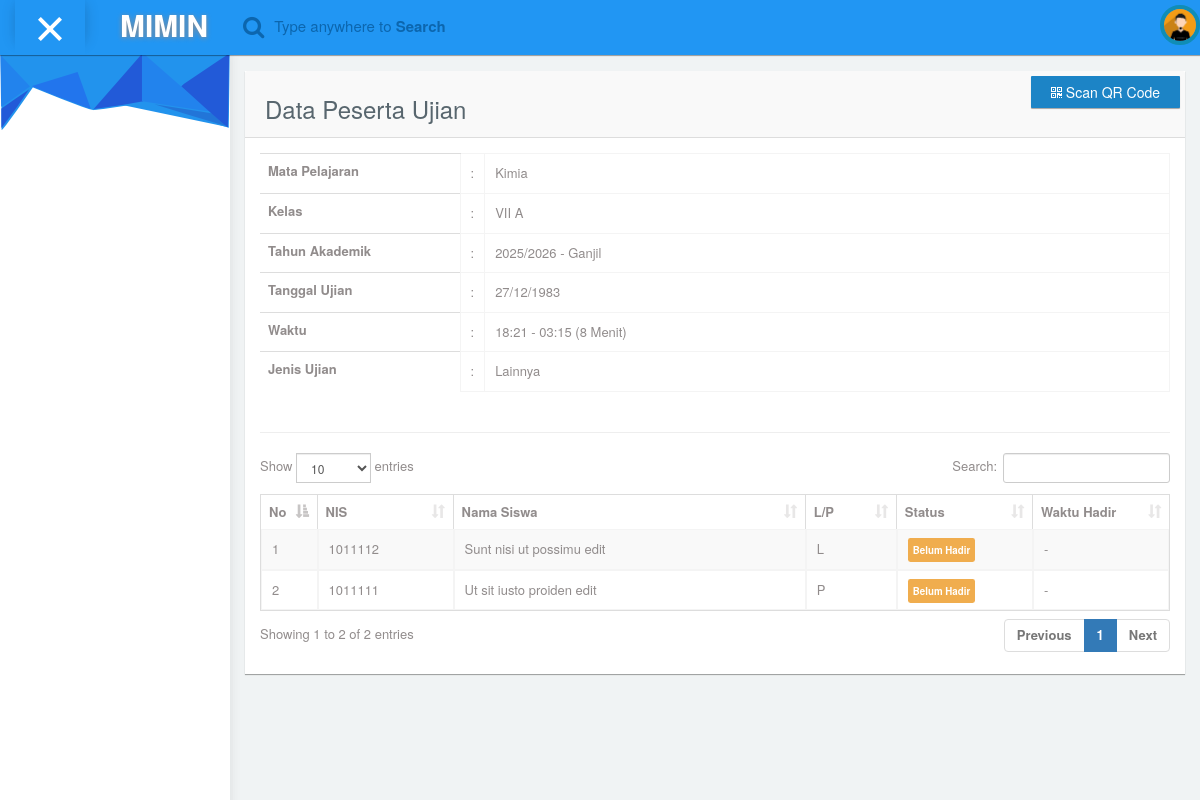
The app's page /ujianonline/absensi/4, older data.
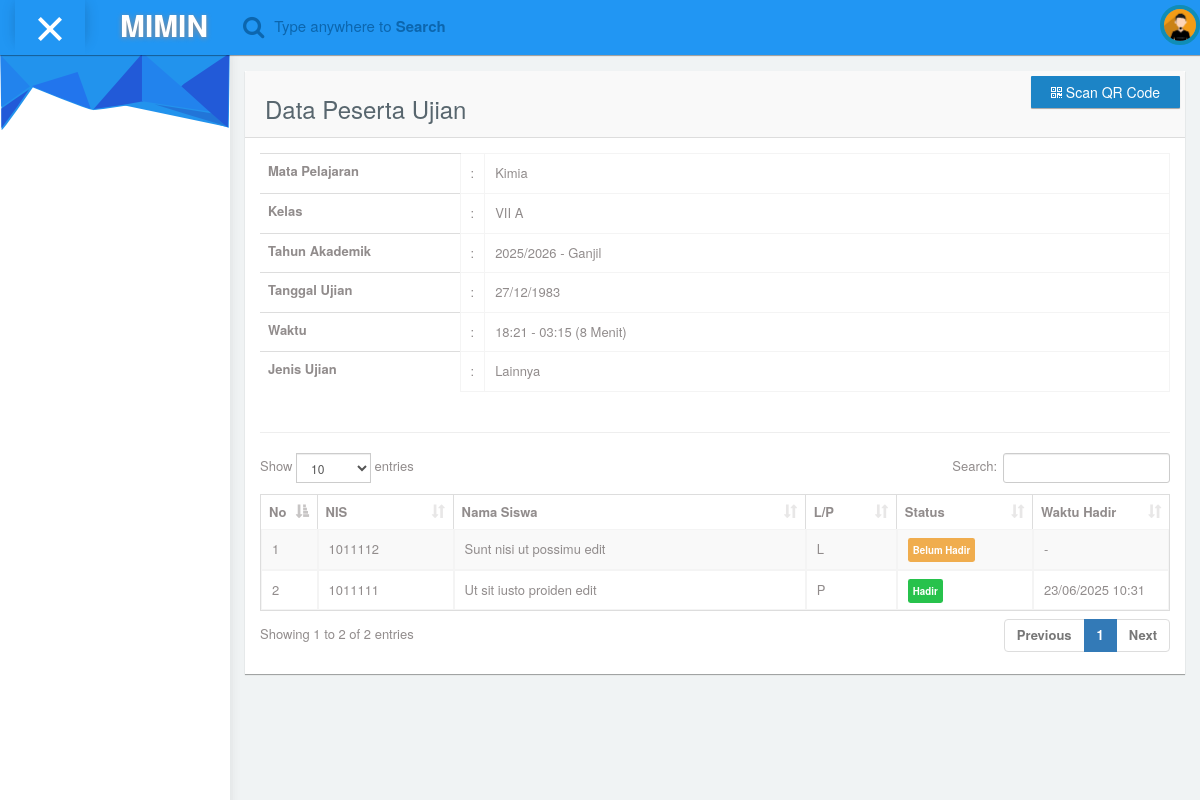
The same page, newer data.
### tables this page shows
CREATE TABLE IF NOT EXISTS `tb_jadwal_ujian` (
  `id` int NOT NULL AUTO_INCREMENT,
  `matapelajaran_id` int NOT NULL,
  `kelasrombel_id` int NOT NULL,
  `tanggal_ujian` date NOT NULL,
  `jam_mulai` time NOT NULL,
  `jam_selesai` time NOT NULL,
  `lama_ujian` int NOT NULL COMMENT 'dalam menit',
  `jenis_ujian` varchar(50) NOT NULL,
  `banksoal_id` int DEFAULT NULL,
  PRIMARY KEY (`id`)
);

CREATE TABLE IF NOT EXISTS `tb_matapelajaran` (
  `id` int NOT NULL AUTO_INCREMENT,
  `kode_matapelajaran` varchar(20) NOT NULL,
  `nama_matapelajaran` varchar(100) NOT NULL,
  `keterangan` text,
  PRIMARY KEY (`id`)
);

CREATE TABLE IF NOT EXISTS `tb_kelas` (
  `id` int NOT NULL AUTO_INCREMENT,
  `nama_kelas` varchar(100) NOT NULL,
  `keterangan` text,
  PRIMARY KEY (`id`)
);

CREATE TABLE IF NOT EXISTS `tb_tahunakademik` (
  `id` int NOT NULL AUTO_INCREMENT,
  `tahun` varchar(9) NOT NULL,
  `semester` enum('Ganjil','Genap') NOT NULL,
  `status` enum('Aktif','Nonaktif') NOT NULL,
  PRIMARY KEY (`id`)
);

CREATE TABLE IF NOT EXISTS `tb_siswa` (
  `id` int NOT NULL AUTO_INCREMENT,
  `nama` varchar(100) NOT NULL,
  `nis` varchar(30) NOT NULL,
  `tempat_lahir` varchar(100) NOT NULL,
  `tanggal_lahir` date NOT NULL,
  `jenis_kelamin` enum('L','P') NOT NULL,
  `alamat` text,
  `email` varchar(100) NOT NULL,
  `password` varchar(255) NOT NULL,
  `no_hp` varchar(20) DEFAULT NULL,
  `nama_ibu` varchar(100) DEFAULT NULL,
  `nama_ayah` varchar(100) DEFAULT NULL,
  `pekerjaan_ibu` varchar(100) DEFAULT NULL,
  `pekerjaan_ayah` varchar(100) DEFAULT NULL,
  `tahun_masuk` varchar(10) DEFAULT NULL,
  PRIMARY KEY (`id`),
  UNIQUE KEY `nis` (`nis`)
);

CREATE TABLE IF NOT EXISTS `tb_presensi_ujian` (
  `id` int NOT NULL AUTO_INCREMENT,
  `jadwal_ujian_id` int NOT NULL,
  `siswa_id` int NOT NULL,
  `waktu_hadir` datetime NOT NULL,
  PRIMARY KEY (`id`),
  KEY `jadwal_ujian_id` (`jadwal_ujian_id`),
  KEY `siswa_id` (`siswa_id`),
  CONSTRAINT `tb_presensi_ujian_ibfk_1` FOREIGN KEY (`jadwal_ujian_id`) REFERENCES `tb_jadwal_ujian` (`id`) ON DELETE CASCADE ON UPDATE CASCADE,
  CONSTRAINT `tb_presensi_ujian_ibfk_2` FOREIGN KEY (`siswa_id`) REFERENCES `tb_siswa` (`id`) ON DELETE CASCADE ON UPDATE CASCADE
);

### application/views/template_miminium/wrapper.php (called while the page is built)
<?php
    include 'header.php';
    include 'sidebar.php';
    include 'navbar.php';
	include 'content.php';
	include 'footer.php';
?>

### application/controllers/Ujianonline.php (called while the page is built, shortened)
<?php
class Ujianonline extends CI_Controller {
    public $db;
    public function __construct() {
        $this->load->database();
        $this->load->helper('url');
    }
    public function absensi($jadwal_ujian_id) {
        $data = array(
            'page' => 'admin/ujianonline/absensi',
            'script' => 'admin/ujianonline/script',
            'link' => 'ujianonline'
        );
        $data['jadwal'] = $this->db->query("
            SELECT
                ju.*,
                mp.nama_matapelajaran,
                kr.id as kelasrombel_id,
                k.nama_kelas,
                ta.tahun,
                ta.semester
            FROM tb_jadwal_ujian ju
            JOIN tb_matapelajaran mp ON ju.matapelajaran_id = mp.id
            JOIN tb_kelasrombel kr ON ju.kelasrombel_id = kr.id
            JOIN tb_kelas k ON kr.kelas_id = k.id
            JOIN tb_tahunakademik ta ON kr.tahunakademik_id = ta.id
            WHERE ju.id = ?
        ", array($jadwal_ujian_id))->row();
        $data['siswa'] = $this->db->query("
            SELECT
                s.*,
                p.waktu_hadir
            FROM tb_siswa s
            JOIN tb_kelassiswa ks ON s.id = ks.siswa_id
            LEFT JOIN tb_presensi_ujian p ON p.siswa_id = s.id AND p.jadwal_ujian_id = ?
            WHERE ks.kelasrombel_id = ?
            ORDER BY s.nama ASC
        ", array($jadwal_ujian_id, $data['jadwal']->kelasrombel_id))->result();
        $this->load->view('template_miminium/wrapper', $data);
    }
}

### index.php (called while the page is built, shortened)
<?php
require_once BASEPATH.'core/CodeIgniter.php';

### application/views/template_miminium/content.php (called while the page is built)
<?php
    $this->load->view($page);
?>

### application/views/admin/ujianonline/absensi.php (the view, shortened to what this page needs)
<div id="content">
    <div class="col-md-12 top-20 padding-0">
        <div class="col-md-12">
            <div class="panel">
                <div class="panel-heading">
                    <div class="row">
                        <div class="col-md-6">
                            <h3>Data Peserta Ujian</h3>
                        </div>
                        <div class="col-md-6 text-right">
                            <button type="button" class="btn btn-primary" data-toggle="modal" data-target="#scanModal">
                                <i class="fa fa-qrcode"></i> Scan QR Code
                            </button>
                        </div>
                    </div>
                </div>
                <div class="panel-body">
                    <div class="row">
                        <div class="col-md-12">
                            <table class="table">
                                <tr>
                                    <th width="200">Mata Pelajaran</th>
                                    <td width="10">:</td>
                                    <td><?= $jadwal->nama_matapelajaran ?></td>
                                </tr>
                                <tr>
                                    <th>Kelas</th>
                                    <td>:</td>
                                    <td><?= $jadwal->nama_kelas ?></td>
                                </tr>
                                <tr>
                                    <th>Tahun Akademik</th>
                                    <td>:</td>
                                    <td><?= $jadwal->tahun ?> - <?= $jadwal->semester ?></td>
                                </tr>
                                <tr>
                                    <th>Tanggal Ujian</th>
                                    <td>:</td>
                                    <td><?= date('d/m/Y', strtotime($jadwal->tanggal_ujian)) ?></td>
                                </tr>
                                <tr>
                                    <th>Waktu</th>
                                    <td>:</td>
                                    <td><?= date('H:i', strtotime($jadwal->jam_mulai)) ?> - <?= date('H:i', strtotime($jadwal->jam_selesai)) ?> (<?= $jadwal->lama_ujian ?> Menit)</td>
                                </tr>
                                <tr>
                                    <th>Jenis Ujian</th>
                                    <td>:</td>
                                    <td><?= $jadwal->jenis_ujian ?></td>
                                </tr>
                            </table>
                        </div>
                    </div>
                    <hr>
                    <div class="responsive-table">
                        <table id="datatables-example" class="table table-striped table-bordered" width="100%" cellspacing="0">
                            <thead>
                                <tr>
                                    <th width="5%">No</th>
                                    <th width="15%">NIS</th>
                                    <th>Nama Siswa</th>
                                    <th width="10%">L/P</th>
                                    <th width="15%">Status</th>
                                    <th width="15%">Waktu Hadir</th>
                                </tr>
                            </thead>
                            <tbody>
                                <?php
                                $no = 1;
                                foreach ($siswa as $row):
                                ?>
                                    <tr id="siswa-<?= $row->id ?>">
                                        <td><?= $no++ ?></td>
                                        <td><?= $row->nis ?></td>
                                        <td><?= $row->nama ?></td>
                                        <td><?= $row->jenis_kelamin ?></td>
                                        <td>
                                            <?php if ($row->waktu_hadir): ?>
                                                <span class="label label-success">Hadir</span>
                                            <?php else: ?>
                                                <span class="label label-warning">Belum Hadir</span>
                                            <?php endif; ?>
                                        </td>
                                        <td>
                                            <?php if ($row->waktu_hadir): ?>
                                                <?= date('d/m/Y H:i', strtotime($row->waktu_hadir)) ?>
                                            <?php else: ?>
                                                -
                                            <?php endif; ?>
                                        </td>
                                    </tr>
                                <?php endforeach; ?>
                            </tbody>
                        </table>
                    </div>
                </div>
            </div>
        </div>
    </div>
</div>

### application/views/template_miminium/header.php (shortened to what this page needs)
<!DOCTYPE html>
<html lang="en">
<head>
    <link rel="stylesheet" type="text/css" href="<?=base_url()?>assets_miminium/css/bootstrap.min.css">
      <link rel="stylesheet" type="text/css" href="<?=base_url()?>assets_miminium/css/plugins/font-awesome.min.css"/>
      <link rel="stylesheet" type="text/css" href="<?=base_url()?>assets_miminium/css/plugins/simple-line-icons.css"/>
      <link rel="stylesheet" type="text/css" href="<?=base_url()?>assets_miminium/css/plugins/animate.min.css"/>
      <link rel="stylesheet" type="text/css" href="<?=base_url()?>assets_miminium/css/plugins/fullcalendar.min.css"/>
      <link rel="stylesheet" type="text/css" href="<?=base_url()?>assets_miminium/css/plugins/datatables.bootstrap.min.css"/>
      <link rel="stylesheet" href="<?=base_url()?>assets_miminium/css/plugins/select2.min.css">
	<link href="<?=base_url()?>assets_miminium/css/style.css" rel="stylesheet">
	<link rel="stylesheet" href="https://cdn.jsdelivr.net/npm/sweetalert2@11/dist/sweetalert2.min.css">
</head>

### application/views/template_miminium/sidebar.php (shortened to what this page needs)
<div class="container-fluid mimin-wrapper">
      <div id="left-menu">
        <div class="sub-left-menu scroll">
          <ul class="nav nav-list">
              <li><div class="left-bg"></div></li>
            </ul>
          </div>
      </div>

### application/views/template_miminium/navbar.php (shortened to what this page needs)
<body id="mimin" class="dashboard">
       <nav class="navbar navbar-default header navbar-fixed-top">
         <div class="col-md-12 nav-wrapper">
           <div class="navbar-header" style="width:100%;">
             <div class="opener-left-menu is-open">
               <span class="bottom"></span>
             </div>
               <a href="index.html" class="navbar-brand">
                <b>MIMIN</b>
               </a>
             <ul class="nav navbar-nav search-nav">
               <li>
                  <div class="search">
                   <span class="fa fa-search icon-search" style="font-size:23px;"></span>
                   <div class="form-group form-animate-text">
                     <input type="text" class="form-text" required>
                     <label class="label-search">Type anywhere to <b>Search</b> </label>
                   </div>
                 </div>
               </li>
             </ul>
             <ul class="nav navbar-nav navbar-right user-nav">
               <li class="user-name"><span><?=$this->session->userdata('nama')?></span></li>
                 <li class="dropdown avatar-dropdown">
                  <img src="<?=base_url()?>assets_miminium/img/avatar.jpg" class="img-circle avatar" alt="user name" data-toggle="dropdown" aria-haspopup="true" aria-expanded="true"/>
               </li>
             </ul>
           </div>
         </div>
       </nav>

### application/views/template_miminium/footer.php (shortened to what this page needs)
      </div>
  </body>
</html>

Row changes from the older to the newer data that the page shows:
no longer on this page (row edited): tb_siswa: nis "1011111", nama "Ut sit iusto proiden edit", jenis_kelamin "P", shows "Belum Hadir"
added tb_presensi_ujian: siswa.nis "1011111", siswa.nama "Ut sit iusto proiden edit", siswa.jenis_kelamin "P", shows "Hadir", waktu_hadir "23/06/2025 10:31"
